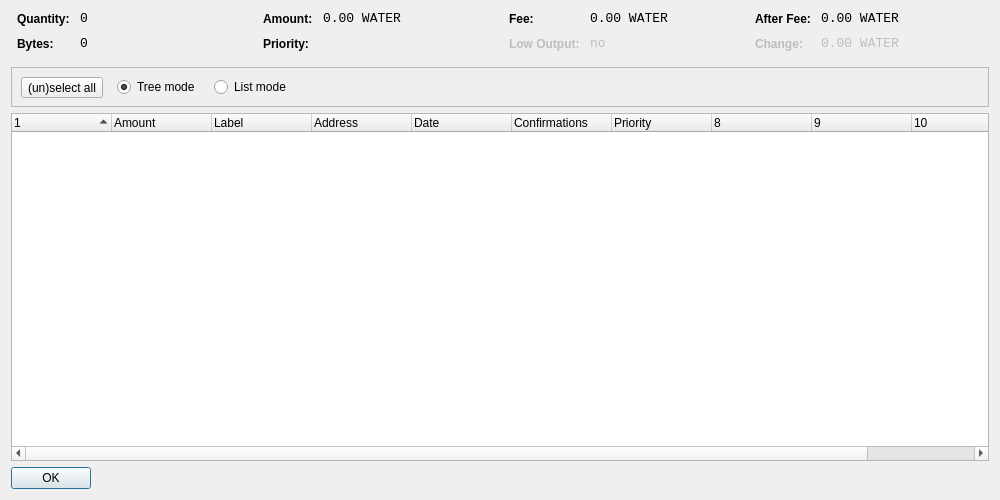
<?xml version="1.0" encoding="UTF-8"?>
<ui version="4.0">
 <class>CoinControlDialog</class>
 <widget class="QDialog" name="CoinControlDialog">
  <property name="geometry">
   <rect>
    <x>0</x>
    <y>0</y>
    <width>1000</width>
    <height>500</height>
   </rect>
  </property>
  <property name="windowTitle">
   <string>Coin Control</string>
  </property>
  <layout class="QVBoxLayout" name="verticalLayout">
   <item>
    <layout class="QHBoxLayout" name="horizontalLayoutTop" stretch="0,0,0,0">
     <property name="topMargin">
      <number>0</number>
     </property>
     <property name="bottomMargin">
      <number>10</number>
     </property>
     <item>
      <layout class="QFormLayout" name="formLayoutCoinControl1">
       <property name="horizontalSpacing">
        <number>10</number>
       </property>
       <property name="verticalSpacing">
        <number>10</number>
       </property>
       <property name="leftMargin">
        <number>6</number>
       </property>
       <property name="rightMargin">
        <number>6</number>
       </property>
       <item row="0" column="0">
        <widget class="QLabel" name="labelCoinControlQuantityText">
         <property name="styleSheet">
          <string notr="true">font-weight:bold;</string>
         </property>
         <property name="text">
          <string>Quantity:</string>
         </property>
        </widget>
       </item>
       <item row="0" column="1">
        <widget class="QLabel" name="labelCoinControlQuantity">
         <property name="font">
          <font>
           <family>Monospace</family>
           <pointsize>10</pointsize>
          </font>
         </property>
         <property name="cursor">
          <cursorShape>IBeamCursor</cursorShape>
         </property>
         <property name="contextMenuPolicy">
          <enum>Qt::ActionsContextMenu</enum>
         </property>
         <property name="text">
          <string>0</string>
         </property>
         <property name="textInteractionFlags">
          <set>Qt::LinksAccessibleByMouse|Qt::TextSelectableByKeyboard|Qt::TextSelectableByMouse</set>
         </property>
        </widget>
       </item>
       <item row="1" column="0">
        <widget class="QLabel" name="labelCoinControlBytesText">
         <property name="styleSheet">
          <string notr="true">font-weight:bold;</string>
         </property>
         <property name="text">
          <string>Bytes:</string>
         </property>
        </widget>
       </item>
       <item row="1" column="1">
        <widget class="QLabel" name="labelCoinControlBytes">
         <property name="font">
          <font>
           <family>Monospace</family>
           <pointsize>10</pointsize>
          </font>
         </property>
         <property name="cursor">
          <cursorShape>IBeamCursor</cursorShape>
         </property>
         <property name="contextMenuPolicy">
          <enum>Qt::ActionsContextMenu</enum>
         </property>
         <property name="text">
          <string>0</string>
         </property>
         <property name="textInteractionFlags">
          <set>Qt::LinksAccessibleByMouse|Qt::TextSelectableByKeyboard|Qt::TextSelectableByMouse</set>
         </property>
        </widget>
       </item>
      </layout>
     </item>
     <item>
      <layout class="QFormLayout" name="formLayoutCoinControl2">
       <property name="horizontalSpacing">
        <number>10</number>
       </property>
       <property name="verticalSpacing">
        <number>10</number>
       </property>
       <property name="leftMargin">
        <number>6</number>
       </property>
       <property name="rightMargin">
        <number>6</number>
       </property>
       <item row="0" column="0">
        <widget class="QLabel" name="labelCoinControlAmountText">
         <property name="styleSheet">
          <string notr="true">font-weight:bold;</string>
         </property>
         <property name="text">
          <string>Amount:</string>
         </property>
        </widget>
       </item>
       <item row="0" column="1">
        <widget class="QLabel" name="labelCoinControlAmount">
         <property name="font">
          <font>
           <family>Monospace</family>
           <pointsize>10</pointsize>
          </font>
         </property>
         <property name="cursor">
          <cursorShape>IBeamCursor</cursorShape>
         </property>
         <property name="contextMenuPolicy">
          <enum>Qt::ActionsContextMenu</enum>
         </property>
         <property name="text">
          <string>0.00 WATER</string>
         </property>
         <property name="textInteractionFlags">
          <set>Qt::LinksAccessibleByMouse|Qt::TextSelectableByKeyboard|Qt::TextSelectableByMouse</set>
         </property>
        </widget>
       </item>
       <item row="1" column="0">
        <widget class="QLabel" name="labelCoinControlPriorityText">
         <property name="styleSheet">
          <string notr="true">font-weight:bold;</string>
         </property>
         <property name="text">
          <string>Priority:</string>
         </property>
        </widget>
       </item>
       <item row="1" column="1">
        <widget class="QLabel" name="labelCoinControlPriority">
         <property name="font">
          <font>
           <family>Monospace</family>
           <pointsize>10</pointsize>
          </font>
         </property>
         <property name="cursor">
          <cursorShape>IBeamCursor</cursorShape>
         </property>
         <property name="contextMenuPolicy">
          <enum>Qt::ActionsContextMenu</enum>
         </property>
         <property name="text">
          <string/>
         </property>
         <property name="textInteractionFlags">
          <set>Qt::LinksAccessibleByMouse|Qt::TextSelectableByKeyboard|Qt::TextSelectableByMouse</set>
         </property>
        </widget>
       </item>
      </layout>
     </item>
     <item>
      <layout class="QFormLayout" name="formLayoutCoinControl3">
       <property name="horizontalSpacing">
        <number>10</number>
       </property>
       <property name="verticalSpacing">
        <number>10</number>
       </property>
       <property name="leftMargin">
        <number>6</number>
       </property>
       <property name="rightMargin">
        <number>6</number>
       </property>
       <item row="0" column="0">
        <widget class="QLabel" name="labelCoinControlFeeText">
         <property name="styleSheet">
          <string notr="true">font-weight:bold;</string>
         </property>
         <property name="text">
          <string>Fee:</string>
         </property>
        </widget>
       </item>
       <item row="0" column="1">
        <widget class="QLabel" name="labelCoinControlFee">
         <property name="font">
          <font>
           <family>Monospace</family>
           <pointsize>10</pointsize>
          </font>
         </property>
         <property name="cursor">
          <cursorShape>IBeamCursor</cursorShape>
         </property>
         <property name="contextMenuPolicy">
          <enum>Qt::ActionsContextMenu</enum>
         </property>
         <property name="text">
          <string>0.00 WATER</string>
         </property>
         <property name="textInteractionFlags">
          <set>Qt::LinksAccessibleByMouse|Qt::TextSelectableByKeyboard|Qt::TextSelectableByMouse</set>
         </property>
        </widget>
       </item>
       <item row="1" column="0">
        <widget class="QLabel" name="labelCoinControlLowOutputText">
         <property name="enabled">
          <bool>false</bool>
         </property>
         <property name="styleSheet">
          <string notr="true">font-weight:bold;</string>
         </property>
         <property name="text">
          <string>Low Output:</string>
         </property>
        </widget>
       </item>
       <item row="1" column="1">
        <widget class="QLabel" name="labelCoinControlLowOutput">
         <property name="enabled">
          <bool>false</bool>
         </property>
         <property name="font">
          <font>
           <family>Monospace</family>
           <pointsize>10</pointsize>
          </font>
         </property>
         <property name="cursor">
          <cursorShape>IBeamCursor</cursorShape>
         </property>
         <property name="contextMenuPolicy">
          <enum>Qt::ActionsContextMenu</enum>
         </property>
         <property name="text">
          <string>no</string>
         </property>
         <property name="textInteractionFlags">
          <set>Qt::LinksAccessibleByMouse|Qt::TextSelectableByKeyboard|Qt::TextSelectableByMouse</set>
         </property>
        </widget>
       </item>
      </layout>
     </item>
     <item>
      <layout class="QFormLayout" name="formLayoutCoinControl4">
       <property name="horizontalSpacing">
        <number>10</number>
       </property>
       <property name="verticalSpacing">
        <number>10</number>
       </property>
       <property name="leftMargin">
        <number>6</number>
       </property>
       <property name="rightMargin">
        <number>6</number>
       </property>
       <item row="0" column="0">
        <widget class="QLabel" name="labelCoinControlAfterFeeText">
         <property name="styleSheet">
          <string notr="true">font-weight:bold;</string>
         </property>
         <property name="text">
          <string>After Fee:</string>
         </property>
        </widget>
       </item>
       <item row="0" column="1">
        <widget class="QLabel" name="labelCoinControlAfterFee">
         <property name="font">
          <font>
           <family>Monospace</family>
           <pointsize>10</pointsize>
          </font>
         </property>
         <property name="cursor">
          <cursorShape>IBeamCursor</cursorShape>
         </property>
         <property name="contextMenuPolicy">
          <enum>Qt::ActionsContextMenu</enum>
         </property>
         <property name="text">
          <string>0.00 WATER</string>
         </property>
         <property name="textInteractionFlags">
          <set>Qt::LinksAccessibleByMouse|Qt::TextSelectableByKeyboard|Qt::TextSelectableByMouse</set>
         </property>
        </widget>
       </item>
       <item row="1" column="0">
        <widget class="QLabel" name="labelCoinControlChangeText">
         <property name="enabled">
          <bool>false</bool>
         </property>
         <property name="styleSheet">
          <string notr="true">font-weight:bold;</string>
         </property>
         <property name="text">
          <string>Change:</string>
         </property>
        </widget>
       </item>
       <item row="1" column="1">
        <widget class="QLabel" name="labelCoinControlChange">
         <property name="enabled">
          <bool>false</bool>
         </property>
         <property name="font">
          <font>
           <family>Monospace</family>
           <pointsize>10</pointsize>
          </font>
         </property>
         <property name="cursor">
          <cursorShape>IBeamCursor</cursorShape>
         </property>
         <property name="contextMenuPolicy">
          <enum>Qt::ActionsContextMenu</enum>
         </property>
         <property name="text">
          <string>0.00 WATER</string>
         </property>
         <property name="textInteractionFlags">
          <set>Qt::LinksAccessibleByMouse|Qt::TextSelectableByKeyboard|Qt::TextSelectableByMouse</set>
         </property>
        </widget>
       </item>
      </layout>
     </item>
    </layout>
   </item>
   <item>
    <widget class="QFrame" name="frame">
     <property name="minimumSize">
      <size>
       <width>0</width>
       <height>40</height>
      </size>
     </property>
     <property name="frameShape">
      <enum>QFrame::StyledPanel</enum>
     </property>
     <property name="frameShadow">
      <enum>QFrame::Sunken</enum>
     </property>
     <widget class="QWidget" name="horizontalLayoutWidget">
      <property name="geometry">
       <rect>
        <x>10</x>
        <y>0</y>
        <width>781</width>
        <height>41</height>
       </rect>
      </property>
      <layout class="QHBoxLayout" name="horizontalLayoutPanel" stretch="0,0,0,0">
       <property name="spacing">
        <number>14</number>
       </property>
       <item>
        <widget class="QToolButton" name="toolButtonSelectAll">
         <property name="sizePolicy">
          <sizepolicy hsizetype="Maximum" vsizetype="Fixed">
           <horstretch>0</horstretch>
           <verstretch>0</verstretch>
          </sizepolicy>
         </property>
         <property name="text">
          <string>(un)select all</string>
         </property>
        </widget>
       </item>
       <item>
        <widget class="QRadioButton" name="radioTreeMode">
         <property name="sizePolicy">
          <sizepolicy hsizetype="Maximum" vsizetype="Fixed">
           <horstretch>0</horstretch>
           <verstretch>0</verstretch>
          </sizepolicy>
         </property>
         <property name="text">
          <string>Tree mode</string>
         </property>
         <property name="checked">
          <bool>true</bool>
         </property>
        </widget>
       </item>
       <item>
        <widget class="QRadioButton" name="radioListMode">
         <property name="sizePolicy">
          <sizepolicy hsizetype="Maximum" vsizetype="Fixed">
           <horstretch>0</horstretch>
           <verstretch>0</verstretch>
          </sizepolicy>
         </property>
         <property name="text">
          <string>List mode</string>
         </property>
        </widget>
       </item>
       <item>
        <spacer name="horizontalSpacer">
         <property name="orientation">
          <enum>Qt::Horizontal</enum>
         </property>
         <property name="sizeHint" stdset="0">
          <size>
           <width>40</width>
           <height>20</height>
          </size>
         </property>
        </spacer>
       </item>
      </layout>
     </widget>
    </widget>
   </item>
   <item>
    <widget class="CoinControlTreeWidget" name="treeWidget">
     <property name="contextMenuPolicy">
      <enum>Qt::CustomContextMenu</enum>
     </property>
     <property name="sortingEnabled">
      <bool>false</bool>
     </property>
     <property name="columnCount">
      <number>11</number>
     </property>
     <attribute name="headerShowSortIndicator" stdset="0">
      <bool>true</bool>
     </attribute>
     <attribute name="headerStretchLastSection">
      <bool>false</bool>
     </attribute>
     <column>
      <property name="text">
       <string/>
      </property>
     </column>
     <column>
      <property name="text">
       <string>Amount</string>
      </property>
     </column>
     <column>
      <property name="text">
       <string>Label</string>
      </property>
     </column>
     <column>
      <property name="text">
       <string>Address</string>
      </property>
     </column>
     <column>
      <property name="text">
       <string>Date</string>
      </property>
     </column>
     <column>
      <property name="text">
       <string>Confirmations</string>
      </property>
      <property name="toolTip">
       <string>Confirmed</string>
      </property>
     </column>
     <column>
      <property name="text">
       <string>Priority</string>
      </property>
     </column>
     <column>
      <property name="text">
       <string/>
      </property>
     </column>
     <column>
      <property name="text">
       <string/>
      </property>
     </column>
     <column>
      <property name="text">
       <string/>
      </property>
     </column>
     <column>
      <property name="text">
       <string/>
      </property>
     </column>
    </widget>
   </item>
   <item>
    <widget class="QDialogButtonBox" name="buttonBox">
     <property name="sizePolicy">
      <sizepolicy hsizetype="Maximum" vsizetype="Fixed">
       <horstretch>0</horstretch>
       <verstretch>0</verstretch>
      </sizepolicy>
     </property>
     <property name="orientation">
      <enum>Qt::Horizontal</enum>
     </property>
     <property name="standardButtons">
      <set>QDialogButtonBox::Ok</set>
     </property>
    </widget>
   </item>
  </layout>
 </widget>
 <customwidgets>
  <customwidget>
   <class>CoinControlTreeWidget</class>
   <extends>QTreeWidget</extends>
   <header>coincontroltreewidget.h</header>
  </customwidget>
 </customwidgets>
 <resources/>
 <connections/>
</ui>
